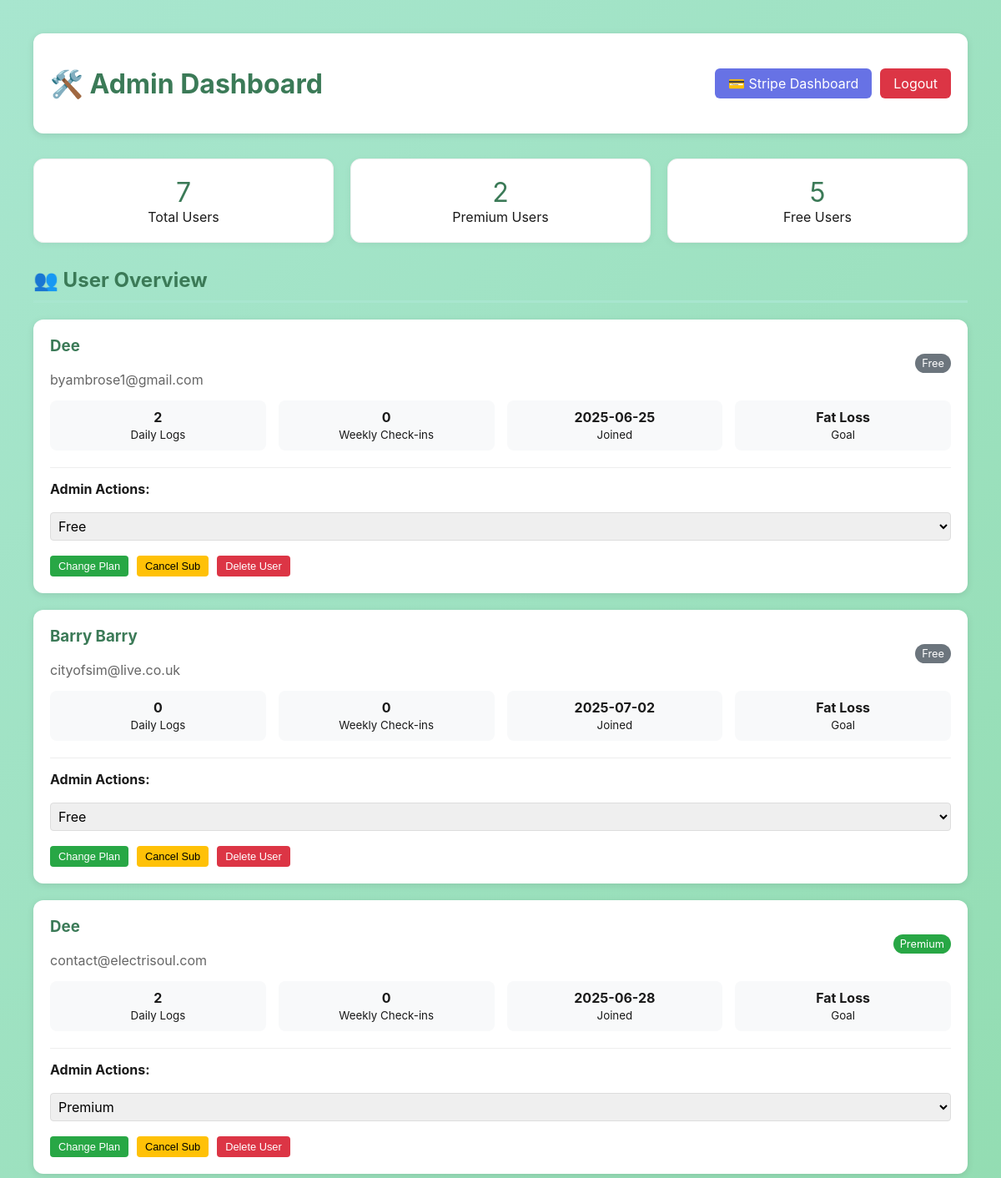
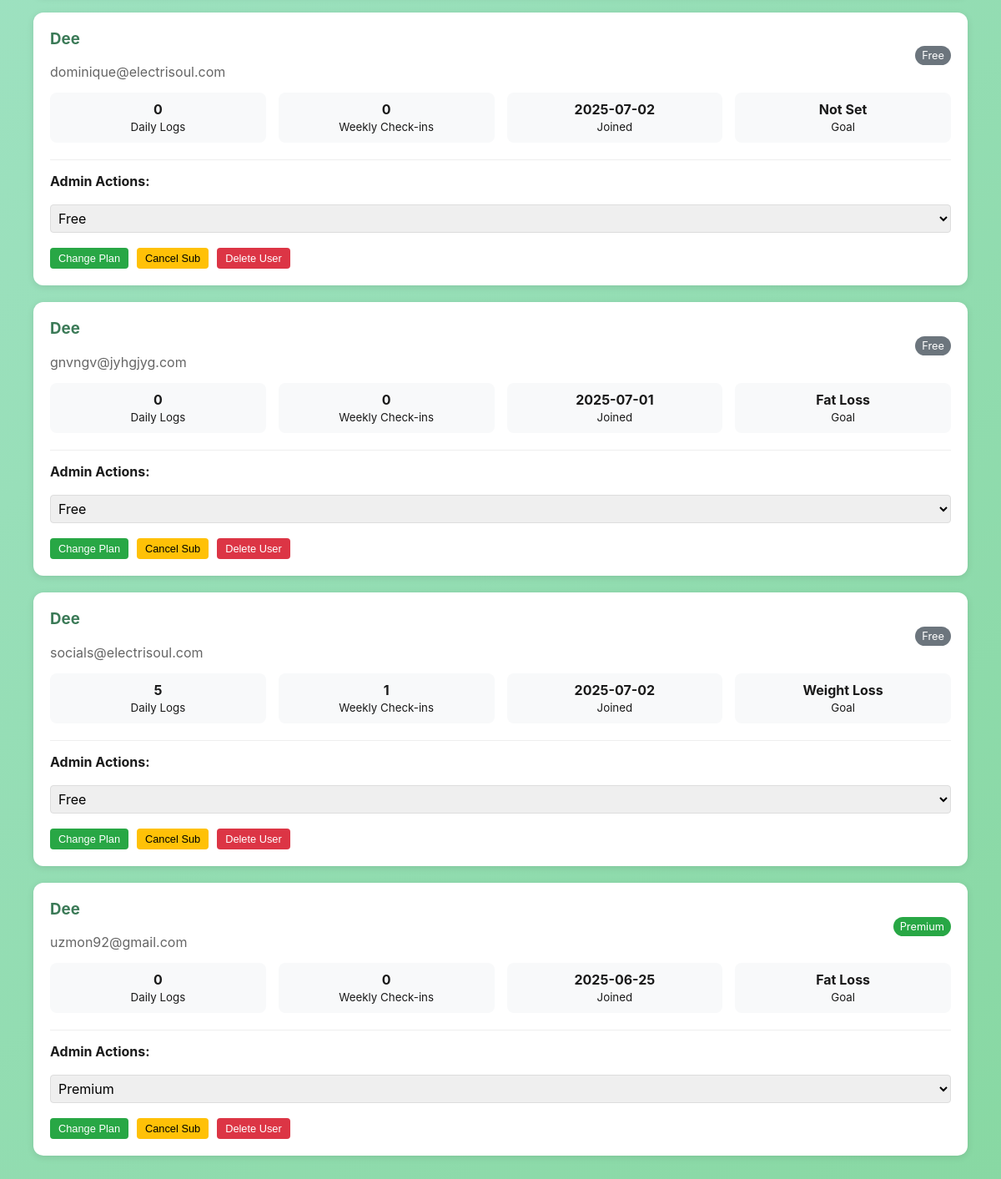
The app's page /admin/dashboard (signed in) with its own data (2 pictures, top to bottom).
### tables this page shows
CREATE TABLE users (
            email TEXT PRIMARY KEY,
            name TEXT NOT NULL,
            password TEXT NOT NULL,
            created_at TEXT NOT NULL,
            subscription_tier TEXT DEFAULT 'free',
            subscription_status TEXT DEFAULT 'active',
            stripe_customer_id TEXT,
            profile_data TEXT
        );

### main.py (the view)
@app.route('/admin/dashboard')
def admin_dashboard():
    if not session.get('admin_authenticated'):
        return redirect(url_for('admin_login'))
    from database import get_all_users
    users = get_all_users()
    return render_template('admin_dashboard.html', users=users)

### database.py (called while the page is built)
def get_all_users():
    conn = sqlite3.connect('fitness_app.db')
    cursor = conn.cursor()
    cursor.execute('SELECT email FROM users')
    user_emails = [row[0] for row in cursor.fetchall()]
    conn.close()
    users = []
    for email in user_emails:
        user = get_user(email)
        if user:
            users.append(user)
    return users

### templates/admin_dashboard.html (shortened to what this page needs)
<!DOCTYPE html>
<html lang="en">
<head>
    <link rel="stylesheet" href="{{ url_for('static', filename='style.css') }}">
</head>
<body>
    <div class="admin-container">
        <div class="admin-header">
            <h1>🛠️ Admin Dashboard</h1>
            <div style="display: flex; gap: 10px;">
                <a href="/admin/stripe-dashboard" class="admin-btn" style="background: #6772e5; color: white; padding: 8px 16px; text-decoration: none; border-radius: 6px;">💳 Stripe Dashboard</a>
                <a href="/admin/logout" class="logout-btn">Logout</a>
            </div>
        </div>
        <div class="dashboard-stats" style="display: grid; grid-template-columns: repeat(auto-fit, minmax(200px, 1fr)); gap: 20px; margin-bottom: 30px;">
            <div class="stat-card" style="background: white; padding: 20px; border-radius: 12px; text-align: center;">
                <div style="font-size: 2rem; color: #3B7A57;">{{ users|length }}</div>
                <div>Total Users</div>
            </div>
            <div class="stat-card" style="background: white; padding: 20px; border-radius: 12px; text-align: center;">
                <div style="font-size: 2rem; color: #3B7A57;">{{ users|selectattr('subscription_tier', 'equalto', 'premium')|list|length }}</div>
                <div>Premium Users</div>
            </div>
            <div class="stat-card" style="background: white; padding: 20px; border-radius: 12px; text-align: center;">
                <div style="font-size: 2rem; color: #3B7A57;">{{ users|selectattr('subscription_tier', 'equalto', 'free')|list|length }}</div>
                <div>Free Users</div>
            </div>
        </div>
        <h2>👥 User Overview</h2>
        <div class="users-grid">
            {% for user in users %}
            <div class="user-card">
                <div class="user-header">
                    <div>
                        <h3>{{ user.name|title }}</h3>
                        <p style="color: #666; margin: 0;">{{ user.email }}</p>
                    </div>
                    <div style="text-align: right;">
                        <span style="background: {% if user.subscription_tier == 'premium' %}#28a745{% else %}#6c757d{% endif %}; color: white; padding: 4px 8px; border-radius: 12px; font-size: 0.8rem;">
                            {{ user.subscription_tier|title }}
                        </span>
                    </div>
                </div>
                <div class="user-stats">
                    <div class="stat-item">
                        <div style="font-weight: bold;">{{ user.daily_logs|length if user.daily_logs else 0 }}</div>
                        <small>Daily Logs</small>
                    </div>
                    <div class="stat-item">
                        <div style="font-weight: bold;">{{ user.weekly_checkins|length if user.weekly_checkins else 0 }}</div>
                        <small>Weekly Check-ins</small>
                    </div>
                    <div class="stat-item">
                        <div style="font-weight: bold;">{{ user.created_at[:10] if user.created_at else 'N/A' }}</div>
                        <small>Joined</small>
                    </div>
                    <div class="stat-item">
                        <div style="font-weight: bold;">
                            {% if user.profile_data.goal %}{{ user.profile_data.goal|replace('_', ' ')|title }}{% else %}Not Set{% endif %}
                        </div>
                        <small>Goal</small>
                    </div>
                </div>
                <div style="margin-top: 20px; padding-top: 15px; border-top: 1px solid #eee;">
                    <strong>Admin Actions:</strong>
                    <div style="display: flex; gap: 10px; margin-top: 10px; flex-wrap: wrap;">
                        <select id="subscription-{{ loop.index }}" style="padding: 5px; border: 1px solid #ddd; border-radius: 4px;">
                            <option value="free" {% if user.subscription_tier == 'free' %}selected{% endif %}>Free</option>
                            <option value="premium" {% if user.subscription_tier == 'premium' %}selected{% endif %}>Premium</option>
                        </select>
                        <button onclick="changeSubscription('{{ user.email }}', document.getElementById('subscription-{{ loop.index }}').value)"
                                style="background: #28a745; color: white; border: none; padding: 5px 10px; border-radius: 4px; cursor: pointer; font-size: 0.8rem;">
                            Change Plan
                        </button>
                        <button onclick="cancelUser('{{ user.email }}')"
                                style="background: #ffc107; color: black; border: none; padding: 5px 10px; border-radius: 4px; cursor: pointer; font-size: 0.8rem;">
                            Cancel Sub
                        </button>
                        <button onclick="if(confirm('Are you sure you want to delete this user? This cannot be undone.')) deleteUser('{{ user.email }}')"
                                style="background: #dc3545; color: white; border: none; padding: 5px 10px; border-radius: 4px; cursor: pointer; font-size: 0.8rem;">
                            Delete User
                        </button>
                    </div>
                </div>
            </div>
            {% endfor %}
        </div>
    </div>
</body>
</html>

### static/style.css (style rules this page uses)
* { box-sizing: border-box; }
body { font-family: 'Inter', -apple-system, BlinkMacSystemFont, 'Segoe UI', sans-serif; margin: 0; padding: 20px; background: linear-gradient(135deg, #A8E6CF 0%, #88D8A3 100%); min-height: 100vh; color: #1a1a1a; }
h1 { color: #3B7A57; text-align: center; margin-bottom: 20px; font-size: 2rem; }
h2 { color: #3B7A57; margin-top: 30px; border-bottom: 3px solid #A8E6CF; padding-bottom: 10px; font-size: 1.5rem; }
h3 { color: #3B7A57; margin-top: 0; }
p { text-align: center; color: #666; margin-bottom: 30px; }
input, textarea, select { width: 100%; padding: 16px; border: 2px solid #e5e5e5; border-radius: 12px; font-size: 16px; font-family: 'Inter', sans-serif; margin: 8px 0; }
.stat-card { background: white; padding: 20px; border-radius: 12px; text-align: center; box-shadow: 0 2px 8px rgba(0,0,0,0.05); border: 1px solid #f0f0f0; transition: transform 0.2s ease; }

### templates/admin_dashboard.html (style rules this page uses)
.admin-container { max-width: 1200px; margin: 0 auto; padding: 20px; }
.admin-header { display: flex; justify-content: space-between; align-items: center; margin-bottom: 30px; padding: 20px; background: white; border-radius: 12px; box-shadow: 0 2px 8px rgba(0,0,0,0.1); }
.users-grid { display: grid; gap: 20px; }
.user-card { background: white; padding: 20px; border-radius: 12px; box-shadow: 0 2px 8px rgba(0,0,0,0.1); }
.user-header { display: flex; justify-content: space-between; align-items: center; margin-bottom: 15px; }
.user-stats { display: grid; grid-template-columns: repeat(auto-fit, minmax(120px, 1fr)); gap: 15px; margin-top: 15px; }
.stat-item { text-align: center; padding: 10px; background: #f8f9fa; border-radius: 8px; }
.logout-btn { background: #dc3545; color: white; padding: 8px 16px; text-decoration: none; border-radius: 6px; }

### records on screen
users: name "Dee", email "byambrose1@gmail.com", subscription_tier "Free", daily_logs|length "2", weekly_checkins|length "0", created_at "2025-06-25", profile_data.goal "Fat Loss"
users: name "Barry Barry", email "cityofsim@live.co.uk", subscription_tier "Free", daily_logs|length "0", weekly_checkins|length "0", created_at "2025-07-02", profile_data.goal "Fat Loss"
users: name "Dee", email "contact@electrisoul.com", subscription_tier "Premium", daily_logs|length "2", weekly_checkins|length "0", created_at "2025-06-28", profile_data.goal "Fat Loss"
users: name "Dee", email "dominique@electrisoul.com", subscription_tier "Free", daily_logs|length "0", weekly_checkins|length "0", created_at "2025-07-02", shows "Not Set"
users: name "Dee", email "gnvngv@jyhgjyg.com", subscription_tier "Free", daily_logs|length "0", weekly_checkins|length "0", created_at "2025-07-01", profile_data.goal "Fat Loss"
users: name "Dee", email "socials@electrisoul.com", subscription_tier "Free", daily_logs|length "5", weekly_checkins|length "1", created_at "2025-07-02", profile_data.goal "Weight Loss"
users: name "Dee", email "uzmon92@gmail.com", subscription_tier "Premium", daily_logs|length "0", weekly_checkins|length "0", created_at "2025-06-25", profile_data.goal "Fat Loss"

### other values on screen
{{ users|length }} "7"
{{ users|selectattr('subscription_tier', 'equalto', 'free')|list|length }} "5"
